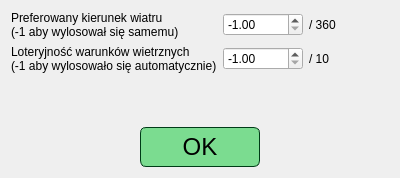
<?xml version="1.0" encoding="UTF-8"?>
<ui version="4.0">
 <class>RandomWindConfigWindow</class>
 <widget class="QDialog" name="RandomWindConfigWindow">
  <property name="geometry">
   <rect>
    <x>0</x>
    <y>0</y>
    <width>400</width>
    <height>178</height>
   </rect>
  </property>
  <property name="windowTitle">
   <string>Dialog</string>
  </property>
  <layout class="QVBoxLayout" name="verticalLayout" stretch="1,0">
   <item>
    <layout class="QFormLayout" name="formLayout">
     <item row="0" column="0">
      <widget class="QLabel" name="label">
       <property name="text">
        <string>Preferowany kierunek wiatru
(-1 aby wylosował się samemu)</string>
       </property>
      </widget>
     </item>
     <item row="1" column="0">
      <widget class="QLabel" name="label_2">
       <property name="text">
        <string>Loteryjność warunków wietrznych
(-1 aby wylosowało się automatycznie)</string>
       </property>
      </widget>
     </item>
     <item row="1" column="1">
      <layout class="QHBoxLayout" name="horizontalLayout_2">
       <item>
        <widget class="QDoubleSpinBox" name="doubleSpinBox_loterity">
         <property name="minimum">
          <double>-1.000000000000000</double>
         </property>
         <property name="maximum">
          <double>10.000000000000000</double>
         </property>
         <property name="value">
          <double>-1.000000000000000</double>
         </property>
        </widget>
       </item>
       <item>
        <widget class="QLabel" name="label_4">
         <property name="text">
          <string>/ 10</string>
         </property>
        </widget>
       </item>
      </layout>
     </item>
     <item row="0" column="1">
      <layout class="QHBoxLayout" name="horizontalLayout">
       <item>
        <widget class="QDoubleSpinBox" name="doubleSpinBox_direction">
         <property name="minimum">
          <double>-1.000000000000000</double>
         </property>
         <property name="maximum">
          <double>360.000000000000000</double>
         </property>
         <property name="singleStep">
          <double>10.000000000000000</double>
         </property>
         <property name="value">
          <double>-1.000000000000000</double>
         </property>
        </widget>
       </item>
       <item>
        <widget class="QLabel" name="label_3">
         <property name="text">
          <string>/ 360</string>
         </property>
        </widget>
       </item>
      </layout>
     </item>
    </layout>
   </item>
   <item>
    <layout class="QHBoxLayout" name="horizontalLayout_OKButton_2">
     <item>
      <spacer name="horizontalSpacer_3">
       <property name="orientation">
        <enum>Qt::Horizontal</enum>
       </property>
       <property name="sizeHint" stdset="0">
        <size>
         <width>40</width>
         <height>20</height>
        </size>
       </property>
      </spacer>
     </item>
     <item>
      <widget class="QPushButton" name="pushButton_submit">
       <property name="minimumSize">
        <size>
         <width>120</width>
         <height>40</height>
        </size>
       </property>
       <property name="maximumSize">
        <size>
         <width>120</width>
         <height>40</height>
        </size>
       </property>
       <property name="font">
        <font>
         <pointsize>18</pointsize>
        </font>
       </property>
       <property name="styleSheet">
        <string notr="true">QPushButton{
border: 1px solid rgb(0, 59, 23);
border-radius: 6px;
color: rgb(0, 0, 0);
background-color: rgb(123, 220, 144);
}
QPushButton:hover{
background-color: rgb(153, 253, 174);
}</string>
       </property>
       <property name="text">
        <string>OK</string>
       </property>
      </widget>
     </item>
     <item>
      <spacer name="horizontalSpacer_4">
       <property name="orientation">
        <enum>Qt::Horizontal</enum>
       </property>
       <property name="sizeHint" stdset="0">
        <size>
         <width>40</width>
         <height>20</height>
        </size>
       </property>
      </spacer>
     </item>
    </layout>
   </item>
  </layout>
 </widget>
 <resources/>
 <connections/>
</ui>
